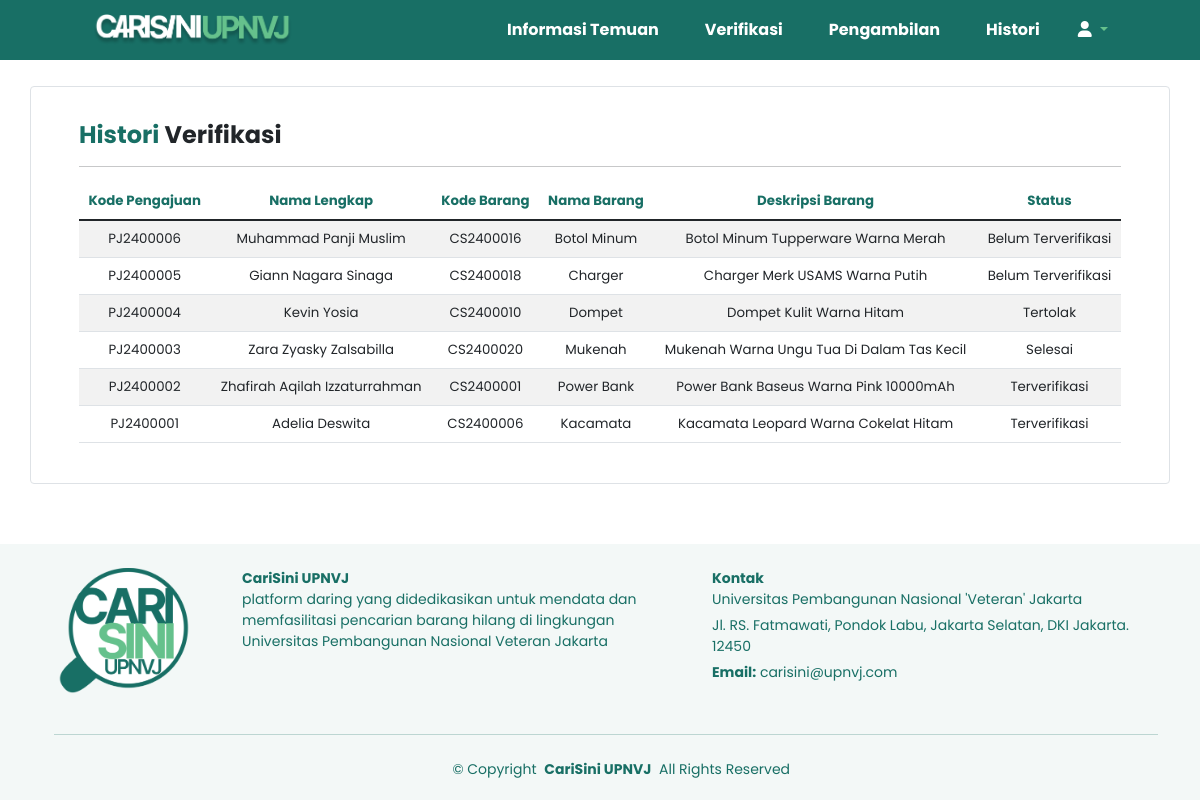
The app's page /all_histori.php with its own data.
### tables this page shows
CREATE TABLE `pengajuan` (
  `kd_ajuan` varchar(9) NOT NULL,
  `nm_lengkap` varchar(150) NOT NULL,
  `username` varchar(20) NOT NULL,
  `ktp_ktm` blob NOT NULL,
  `kd_brg` varchar(9) NOT NULL,
  `nm_brg_ajuan` varchar(150) NOT NULL,
  `tgl_hilang` date NOT NULL,
  `spek_brg_ajuan` varchar(250) NOT NULL,
  `kron_hilang` varchar(500) NOT NULL,
  `status` varchar(50) DEFAULT 'Belum Terverifikasi'
);

### all_histori.php (the view, shortened to what this page needs)
<?php
include 'koneksi.php';
?>
<!DOCTYPE html>
<html lang="en">
<head>
    <link href="https://cdn.jsdelivr.net/npm/bootstrap@5.1.3/dist/css/bootstrap.min.css" rel="stylesheet">
    <link rel="stylesheet" href="https://cdnjs.cloudflare.com/ajax/libs/font-awesome/6.0.0-beta3/css/all.min.css">
    <link rel="stylesheet" href="style.css">
</head>
<body>
<?php
include "navbar_admin.php"
?>
    <div class="flex-container">
    <div class="d-flex flex-wrap justify-content-between align-items-center">
        <div class="container mt-3 border rounded bg-white py-4 px-5 mb-5">
            <header>
                <h1 class="title"><a style="text-decoration: none;"><span style= "color:#186F65">Histori </span><span>Verifikasi</span></a></h1>
                <hr>
            </header>
            <section>
                <div class="table-responsive">
                    <table class="table table-striped">
                        <thead>
                            <tr class="kolom">
                                <th scope="col">Kode Pengajuan</th>
                                <th scope="col">Nama Lengkap</th>
                                <th scope="col">Kode Barang</th>
                                <th scope="col">Nama Barang</th>
                                <th scope="col">Deskripsi Barang</th>
                                <th scope="col">Status</th>
                            </tr>
                        </thead>
                        <tbody>
                            <?php
                            $query = "SELECT * FROM pengajuan ORDER BY kd_ajuan DESC";
                            $result = mysqli_query($koneksi, $query);
                            while($data = mysqli_fetch_assoc($result)) {
                                echo "<tr class='isi'>";
                                echo "<td>$data[kd_ajuan]</td>";
                                echo "<td>$data[nm_lengkap]</td>";
                                echo "<td>$data[kd_brg]</td>";
                                echo "<td>$data[nm_brg_ajuan]</td>";
                                echo "<td>$data[spek_brg_ajuan]</td>";
                                echo "<td>$data[status]</td>";
                                echo "</tr>";
                            }
                            ?>
                        </tbody>
                    </table>
                </div>
            </section>
        </div>
    </div>
    </div>
    <?php
    include "footer.php"
    ?>
</body>
</html>

### style.css (style rules this page uses)
* { margin: 0px; padding: 0px; box-sizing: border-box; outline: none; border: none; text-decoration: none; }
html { height: 100%; }
body { display: flex; height: 100%; flex-direction: column; font-family: 'Poppins'; }
.flex-container { flex: 1; display: flex; flex-direction: column; margin-top: 70px; }
.title { font-size: x-large; font-weight: bold; margin-top: 10px; }
.kolom { color: #186F65; font-size: smaller; text-align: center; }
.isi { font-size: smaller; text-align: center; }

### records on screen
pengajuan: kd_ajuan "PJ2400006", nm_lengkap "Muhammad Panji Muslim", kd_brg "CS2400016", nm_brg_ajuan "Botol Minum", spek_brg_ajuan "Botol Minum Tupperware Warna Merah", status "Belum Terverifikasi"
pengajuan: kd_ajuan "PJ2400005", nm_lengkap "Giann Nagara Sinaga", kd_brg "CS2400018", nm_brg_ajuan "Charger", spek_brg_ajuan "Charger Merk USAMS Warna Putih", status "Belum Terverifikasi"
pengajuan: kd_ajuan "PJ2400004", nm_lengkap "Kevin Yosia", kd_brg "CS2400010", nm_brg_ajuan "Dompet", spek_brg_ajuan "Dompet Kulit Warna Hitam", status "Tertolak"
pengajuan: kd_ajuan "PJ2400003", nm_lengkap "Zara Zyasky Zalsabilla", kd_brg "CS2400020", nm_brg_ajuan "Mukenah", spek_brg_ajuan "Mukenah Warna Ungu Tua Di Dalam Tas Kecil", status "Selesai"
pengajuan: kd_ajuan "PJ2400002", nm_lengkap "Zhafirah Aqilah Izzaturrahman", kd_brg "CS2400001", nm_brg_ajuan "Power Bank", spek_brg_ajuan "Power Bank Baseus Warna Pink 10000mAh", status "Terverifikasi"
pengajuan: kd_ajuan "PJ2400001", nm_lengkap "Adelia Deswita", kd_brg "CS2400006", nm_brg_ajuan "Kacamata", spek_brg_ajuan "Kacamata Leopard Warna Cokelat Hitam", status "Terverifikasi"
